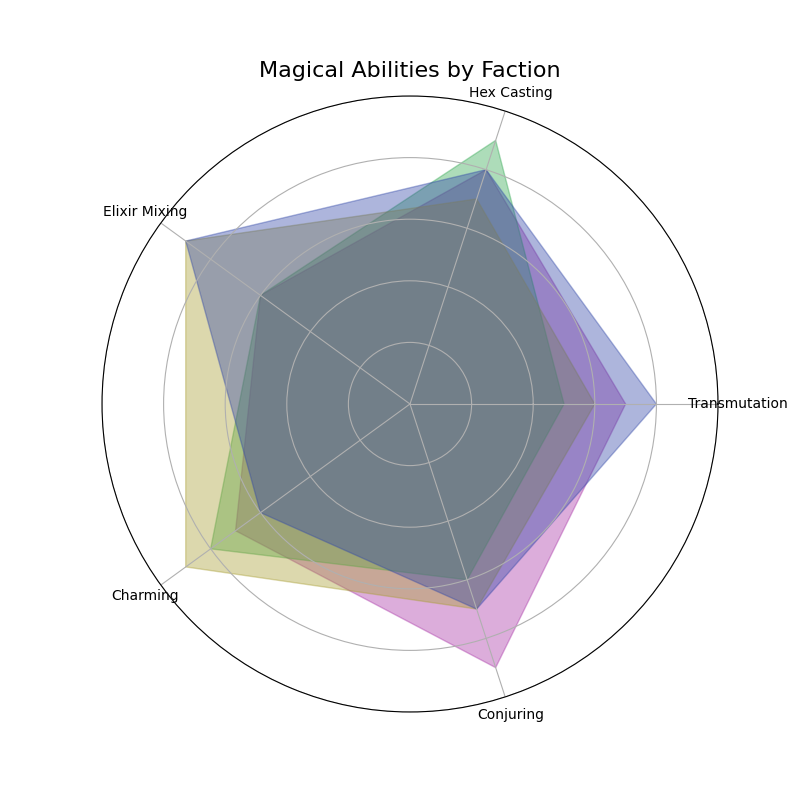

The script that drew this image:
import matplotlib.pyplot as plt
import numpy as np

categories = ['Transmutation', 'Hex Casting', 'Elixir Mixing', 'Charming', 'Conjuring']
N = len(categories)

wizard_factions = {
    'Celestial Order': [7, 8, 6, 7, 9],
    'Secret Society': [5, 9, 6, 8, 6],
    'Sorcerer Alliance': [6, 7, 9, 9, 7],
    'Mystic Realm': [8, 8, 9, 6, 7]
}

data = {name: np.array(values + [values[0]]) for name, values in wizard_factions.items()}

angles = np.linspace(0, 2 * np.pi, N, endpoint=False).tolist()
angles += angles[:1]

# New set of colors to replace the original ones
new_colors = ['#a832a6', '#32a852', '#a89e32', '#3248a8']

fig, ax = plt.subplots(figsize=(8, 8), subplot_kw=dict(polar=True))

for (name, values), color in zip(data.items(), new_colors):
    ax.fill(angles, values, color=color, alpha=0.4)

ax.set_xticks(angles[:-1])
ax.set_xticklabels(categories, fontsize=10)
ax.set_yticklabels([])
ax.set_ylim(0, 10)

plt.title('Magical Abilities by Faction', fontsize=16)

plt.show()
